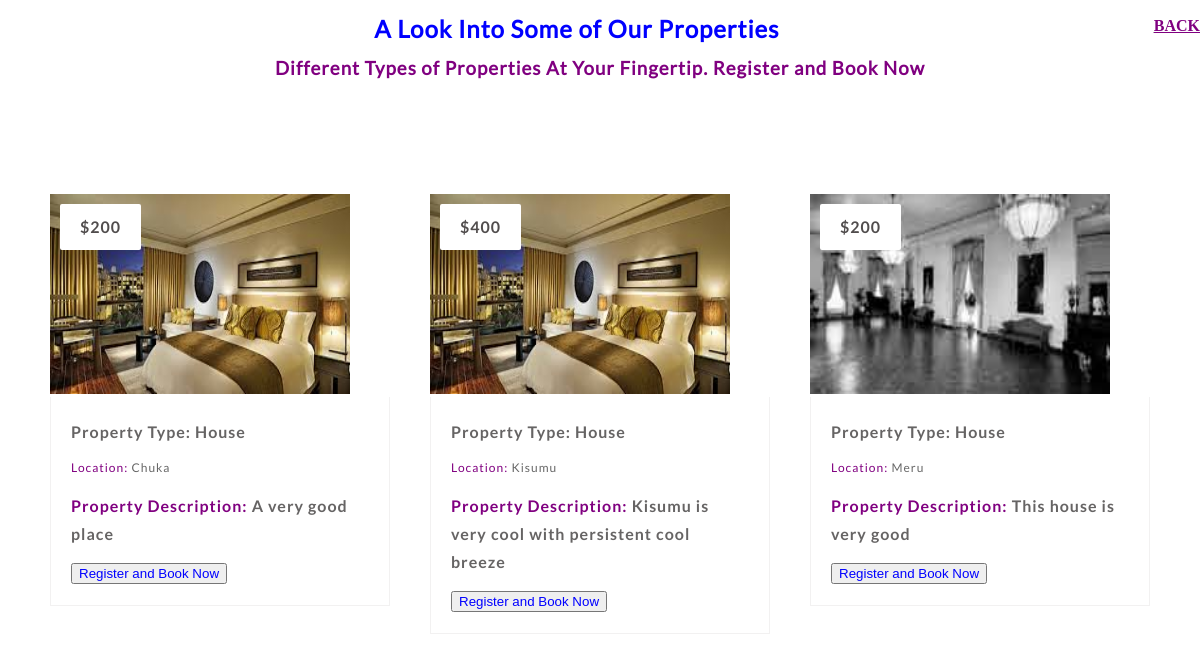
/properties.php, run on the app's committed database.
### tables this page shows
CREATE TABLE `properties` (
  `house_id` int(11) NOT NULL,
  `house_type` varchar(255) NOT NULL,
  `image` text NOT NULL,
  `rent_cost` varchar(11) NOT NULL,
  `location` varchar(30) NOT NULL,
  `location_description` text NOT NULL,
  `max_capacity` varchar(100) NOT NULL,
  `status` varchar(255) NOT NULL
);

### properties.php (the view, shortened to what this page needs)
<!DOCTYPE html>
<html lang="en">
<head>
	<link rel="stylesheet" type="text/css" href="css/reset.css">
	<link rel="stylesheet" type="text/css" href="css/responsive.css">
</head>
<body>
<div class="home">
	<a href="index.php"><font color="purple"><b><u>BACK</u></b></font></a>
</div>
			<section class="caption">
				<h2 class="caption" style="text-align: center"><font color="blue">A Look Into Some of Our Properties</font></h2>
				<marquee><h3 class="properties" style="text-align: center"><font color="purple">Different Types of Properties At Your Fingertip. Register and Book Now</font></h3></marquee>
			</section>
	<section class="listings">
		<div class="wrapper">
			<ul class="properties_list">
			<?php
						include 'includes/config.php';
						$sel = "SELECT * FROM properties";
						$rs = $conn->query($sel);
						while($rws = $rs->fetch_assoc()){
			?>
				<li>
					<a href="#">
						<img class="thumb" src="house_images/<?php echo $rws['image'];?>" width="300" height="200">
					</a>
					<span class="price"><?php echo ''.$rws['rent_cost'];?></span>
					<div class="property_details">
						<h1>
							<a href="#"><?php echo 'Property Type: '.$rws['house_type'];?></a>
						</h1>
						<h2><font color="purple">Location:</font> <span class="property_size"><?php echo $rws['location'];?></span></h2>
						<h1>
							<a href="#"><font color="purple"><?php echo 'Property Description:</font> '.$rws['location_description'];?></a>
						</h1>
						<h1>
							<a href="index.php"><button><font color="blue">Register and Book Now</font></button></a>
						</h1>
					</div>
				</li>
			<?php
				}
			?>
			</ul>
		</div>
	</section>
</body>
</html>

### css/responsive.css (style rules this page uses)
body { background: #fff; }
.wrapper { max-width: 1100px; margin: 0 auto; position: relative; }
h1, h2, h3, h4, h5 ,h6 { color: #626262; font-family: "lato-regular", Helvetica, Arial, sans-serif; letter-spacing: 1px; }
h1 { font-size: 2em; margin: .67em 0 }
h2 { font-size: 1.5em; margin: .75em 0 }
h3 { font-size: 1.17em; margin: .83em 0 }
h1, h2, h3, h4, h5, h6 { font-weight: bolder }
.listings { padding: 100px 0; }
.listings ul.properties_list { list-style: none; overflow: hidden; }
.listings ul.properties_list li { display: block; width: 30.90909090909091%; height: auto; position: relative; float: left; margin: 0 3.636363636363636% 3.636363636363636% 0; }
.listings ul.properties_list li .price { position: absolute; top: 10px; left: 10px; padding: 15px 20px; background: #ffffff; color: #514d4d; font-family: "lato-bold", Helvetica, Arial, sans-serif; font-size: 16px; font-weight: bold; letter-spacing: 1px; border-radius: 2px; -webkit-border-radius: 2px; -moz-border-radius: 2px; -o-border-radius: 2px; }
.listings ul.properties_list li:nth-child(3n+0) { margin-right: 0; }
.listings ul li .property_details { width: 87.64705882352941%; padding: 2.941176470588235% 5.882352941176471% 4.117647058823529% 5.882352941176471%; border-bottom: 1px solid #f2f1f1; border-left: 1px solid #f2f1f1; border-right: 1px solid #f2f1f1; transition: all .2s linear; -webkit-transition: all .2s linear; -moz-transition: all .2s linear; -o-transition: all .2s linear; }
.listings ul li .property_details h1 { color: #666464; font-family: "lato-bold", Helvetica, Arial, sans-serif; font-size: 16px!important; font-weight: bold; margin-bottom: 5px; line-height: 28px; }
.listings ul li .property_details h1 a { text-decoration: none; color: #666464; }
.listings ul li .property_details h2 { color: #9d9d9d; font-family: "lato-regular", Helvetica, Arial, sans-serif; font-size: 12px; line-height: 26px; font-weight: normal; }
.listings ul li .property_details .property_size { color: #676767; }

### properties.php (style rules this page uses)
.home { float: right; }

### data on the page
properties: image (picture), rent_cost "$200", house_type "House", location "Chuka", location_description "A very good place"
properties: image (picture), rent_cost "$400", house_type "House", location "Kisumu", location_description "Kisumu is very cool with persistent cool breeze"
properties: image (picture), rent_cost "$200", house_type "House", location "Meru", location_description "This house is very good"
